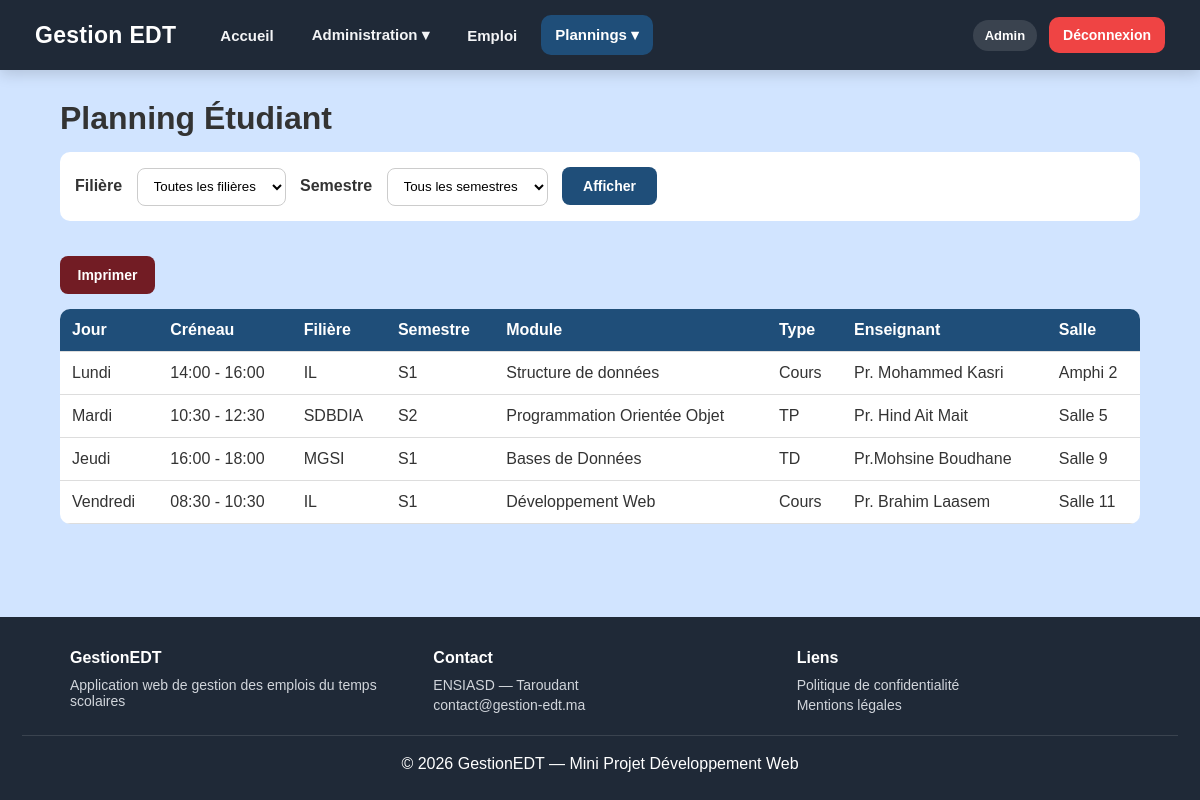
Page /pages/planning_etudiant.php (signed in) on the committed database.
### tables this page shows
CREATE TABLE `emplois` (
  `id` int(11) NOT NULL,
  `filiere_id` int(11) DEFAULT NULL,
  `semestre_id` int(11) DEFAULT NULL,
  `module_id` int(11) DEFAULT NULL,
  `enseignant_id` int(11) DEFAULT NULL,
  `salle_id` int(11) DEFAULT NULL,
  `creneau_id` int(11) DEFAULT NULL,
  `jour` enum('Lundi','Mardi','Mercredi','Jeudi','Vendredi','Samedi') NOT NULL,
  `type_cours` enum('Cours','TD','TP') DEFAULT 'Cours',
  `created_at` timestamp NULL DEFAULT current_timestamp()
);

CREATE TABLE `creneaux` (
  `id` int(11) NOT NULL,
  `heure_debut` time NOT NULL,
  `heure_fin` time NOT NULL
);

CREATE TABLE `filieres` (
  `id` int(11) NOT NULL,
  `nom` varchar(100) NOT NULL,
  `description` text DEFAULT NULL
);

CREATE TABLE `semestres` (
  `id` int(11) NOT NULL,
  `nom` varchar(50) NOT NULL
);

CREATE TABLE `modules` (
  `id` int(11) NOT NULL,
  `nom` varchar(100) NOT NULL,
  `code_module` varchar(30) DEFAULT NULL,
  `description` text DEFAULT NULL
);

CREATE TABLE `enseignants` (
  `id` int(11) NOT NULL,
  `nom` varchar(100) NOT NULL,
  `email` varchar(100) DEFAULT NULL,
  `telephone` varchar(20) DEFAULT NULL
);

CREATE TABLE `salles` (
  `id` int(11) NOT NULL,
  `nom` varchar(100) NOT NULL,
  `capacite` int(11) DEFAULT 30,
  `type_salle` enum('Salle normale','Salle TP','Amphi') DEFAULT 'Salle normale'
);

### pages/planning_etudiant.php (the view, shortened to what this page needs)
<?php
require_once "../config.php";
$sql = "
    SELECT e.*,
           f.nom AS filiere,
           sem.nom AS semestre,
           m.nom AS module,
           ens.nom AS enseignant,
           s.nom AS salle,
           c.heure_debut,
           c.heure_fin
    FROM emplois e
    LEFT JOIN filieres f ON e.filiere_id = f.id
    LEFT JOIN semestres sem ON e.semestre_id = sem.id
    LEFT JOIN modules m ON e.module_id = m.id
    LEFT JOIN enseignants ens ON e.enseignant_id = ens.id
    LEFT JOIN salles s ON e.salle_id = s.id
    LEFT JOIN creneaux c ON e.creneau_id = c.id
    WHERE 1
";
$params = [];
$sql .= "
    ORDER BY
        FIELD(e.jour, 'Lundi', 'Mardi', 'Mercredi', 'Jeudi', 'Vendredi', 'Samedi'),
        c.heure_debut ASC
";
$stmt = $PDO->prepare($sql);
$stmt->execute($params);
$emplois = $stmt->fetchAll(PDO::FETCH_ASSOC);
?>
<!DOCTYPE html>
<html lang="fr">
<head>
    <link rel="stylesheet" href="../css/style.css">
</head>
<body class="student-planning-page">
<?php require_once "../includes/navbar.php"; ?>
<div class="container">
    <h1>Planning Étudiant</h1>
    <?php if ($_SESSION['role'] !== 'etudiant'): ?>
        <form method="GET" class="filter-box no-print">
            <label>Filière</label>
            <select name="filiere">
                <option value="">Toutes les filières</option>
            </select>
            <label>Semestre</label>
            <select name="semestre">
                <option value="">Tous les semestres</option>
            </select>
            <button type="submit" class="student-btn">Afficher</button>
        </form>
    <?php endif; ?>
    <button onclick="window.print()" class="student-btn print-btn no-print">Imprimer</button>
    <table>
        <thead>
            <tr>
                <th>Jour</th>
                <th>Créneau</th>
                <th>Filière</th>
                <th>Semestre</th>
                <th>Module</th>
                <th>Type</th>
                <th>Enseignant</th>
                <th>Salle</th>
            </tr>
        </thead>
        <tbody>
            <?php if (count($emplois) > 0): ?>
                <?php foreach ($emplois as $emploi): ?>
                    <tr>
                        <td><?= htmlspecialchars($emploi['jour']) ?></td>
                        <td>
                            <?= htmlspecialchars(substr($emploi['heure_debut'], 0, 5)) ?>
                            -
                            <?= htmlspecialchars(substr($emploi['heure_fin'], 0, 5)) ?>
                        </td>
                        <td><?= htmlspecialchars($emploi['filiere'] ?? '-') ?></td>
                        <td><?= htmlspecialchars($emploi['semestre'] ?? '-') ?></td>
                        <td><?= htmlspecialchars($emploi['module'] ?? '-') ?></td>
                        <td><?= htmlspecialchars($emploi['type_cours'] ?? '-') ?></td>
                        <td><?= htmlspecialchars($emploi['enseignant'] ?? '-') ?></td>
                        <td><?= htmlspecialchars($emploi['salle'] ?? '-') ?></td>
                    </tr>
                <?php endforeach; ?>
            <?php endif; ?>
        </tbody>
    </table>
</div>
<?php require_once "../includes/footer.php"; ?>
</body>
</html>

### css/style.css (style rules this page uses)
* { margin: 0; padding: 0; box-sizing: border-box; }
body { font-family: 'Trebuchet MS', 'Lucida Sans Unicode', 'Lucida Grande', 'Lucida Sans', Arial, sans-serif; background: #d1e4ff; color: #333; }
.container { width: 90%; margin: 30px auto; }
.container h1 { margin-bottom: 15px; }
table { width: 100%; border-collapse: collapse; background: white; border-radius: 10px; overflow: hidden; }
th { background: #1f4e79; color: white; }
td, th { padding: 12px; border-bottom: 1px solid #ddd; text-align: left; }
.filter-box { background: white; padding: 15px; border-radius: 10px; margin-bottom: 20px; }
.filter-box label { font-weight: bold; margin-right: 10px; }
.filter-box select { padding: 10px; border: 1px solid #ccc; border-radius: 6px; }
.student-planning-page .student-btn { height: 38px; min-width: 95px; padding: 0 16px; border: none; border-radius: 8px; background: #1f4e79; color: white; font-size: 14px; font-weight: 600; cursor: pointer; display: inline-flex; align-items: center; justify-content: center; transition: 0.2s ease; }
.student-planning-page .print-btn { margin: 15px 0; background: #721c24; }
.student-planning-page .filter-box select { height: 38px; padding: 0 12px; border: 1px solid #ccc; border-radius: 8px; background: white; margin-right: 10px; }
html, body { min-height: 100vh; }
body { display: flex; flex-direction: column; }
body > .container, body > div.container { flex: 1; }

### rows in the picture
emplois: jour "Lundi", creneau.heure_debut "14:00", creneau.heure_fin "16:00", filiere.nom "IL", semestre.nom "S1", module.nom "Structure de données", type_cours "Cours", enseignant.nom "Pr. Mohammed Kasri", salle.nom "Amphi 2"
emplois: jour "Mardi", creneau.heure_debut "10:30", creneau.heure_fin "12:30", filiere.nom "SDBDIA", semestre.nom "S2", module.nom "Programmation Orientée Objet", type_cours "TP", enseignant.nom "Pr. Hind Ait Mait", salle.nom "Salle 5"
emplois: jour "Jeudi", creneau.heure_debut "16:00", creneau.heure_fin "18:00", filiere.nom "MGSI", semestre.nom "S1", module.nom "Bases de Données", type_cours "TD", enseignant.nom "Pr.Mohsine Boudhane", salle.nom "Salle 9"
emplois: jour "Vendredi", creneau.heure_debut "08:30", creneau.heure_fin "10:30", filiere.nom "IL", semestre.nom "S1", module.nom "Développement Web", type_cours "Cours", enseignant.nom "Pr. Brahim Laasem", salle.nom "Salle 11"

### other values in the picture
$role "Admin"
